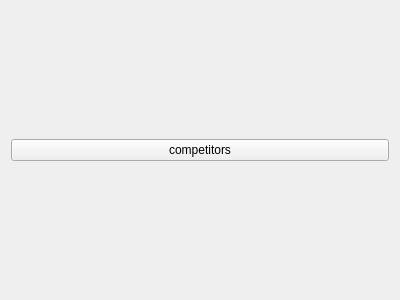
<?xml version="1.0" encoding="UTF-8"?>
<ui version="4.0">
 <class>CompetitorsWidget</class>
 <widget class="QWidget" name="CompetitorsWidget">
  <property name="geometry">
   <rect>
    <x>0</x>
    <y>0</y>
    <width>400</width>
    <height>300</height>
   </rect>
  </property>
  <property name="sizePolicy">
   <sizepolicy hsizetype="Expanding" vsizetype="Expanding">
    <horstretch>0</horstretch>
    <verstretch>0</verstretch>
   </sizepolicy>
  </property>
  <property name="windowTitle">
   <string>Form</string>
  </property>
  <layout class="QVBoxLayout" name="verticalLayout">
   <item>
    <widget class="QPushButton" name="pushButton">
     <property name="text">
      <string>competitors</string>
     </property>
    </widget>
   </item>
  </layout>
 </widget>
 <resources/>
 <connections/>
</ui>
